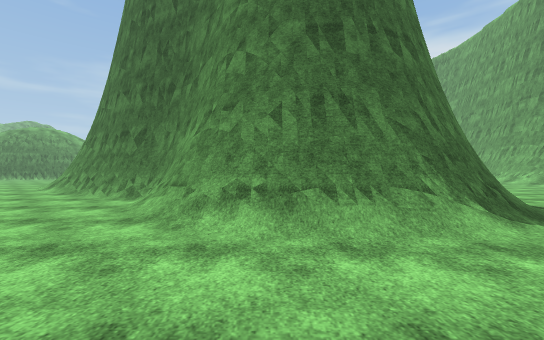
[1] (above)

21 first-person views from a walk through a scene from a Unity 3-D project. The camera is 1.3 m above the floor, looks level and sees 90° across. The floor is counted in squares, 2 m on a side. Each view is taken from the middle of a square. On the plan, view 1 faces up. The plan holds only what a view shows up to about 9 squares ahead; the rest is blank. The place goes on beyond the plan. The player is left out. Surface patterns are stand-ins for the level's own textures.

[2]
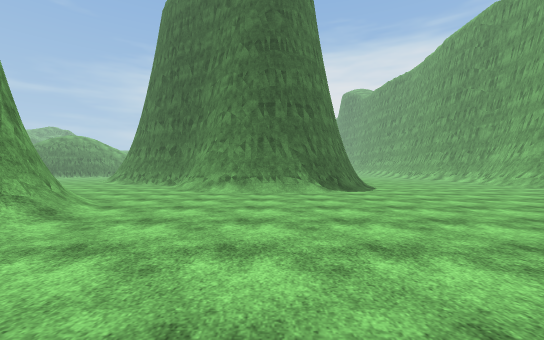

[3]
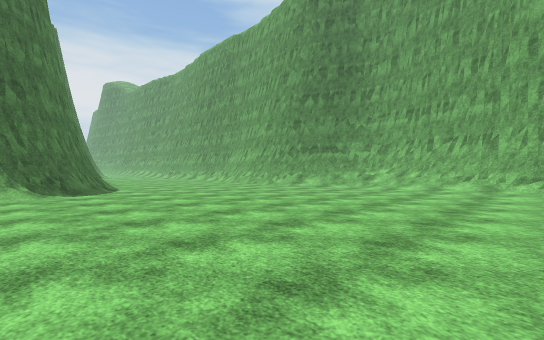

[4]
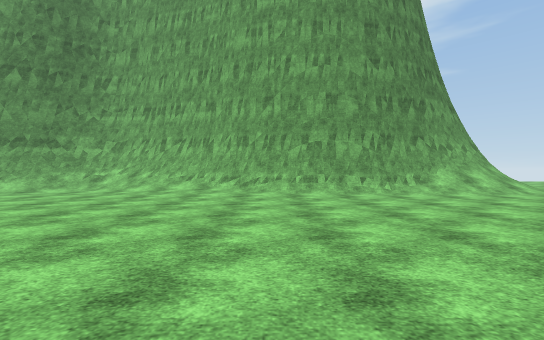

[5]
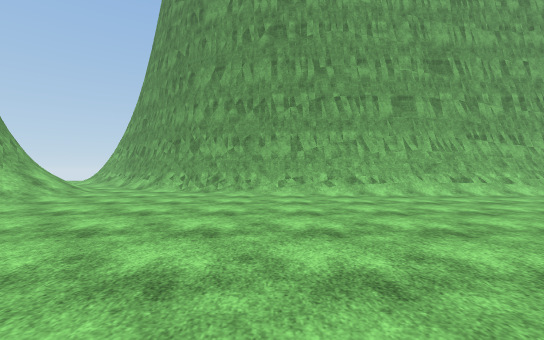

[6]
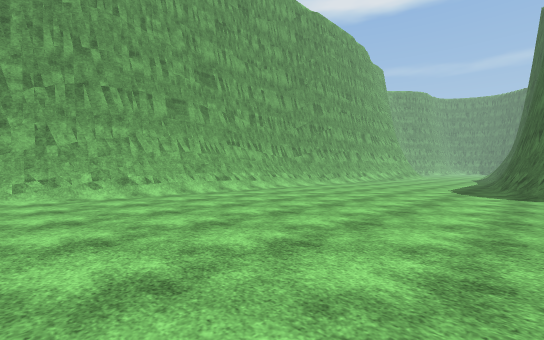

[7]
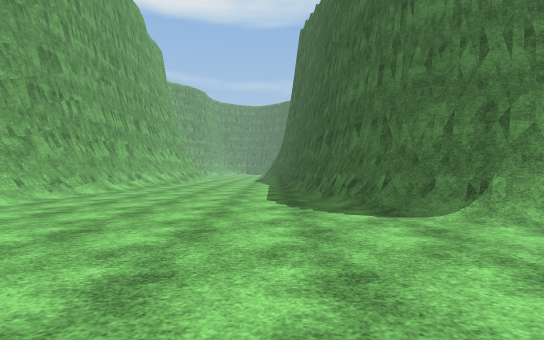

[8]
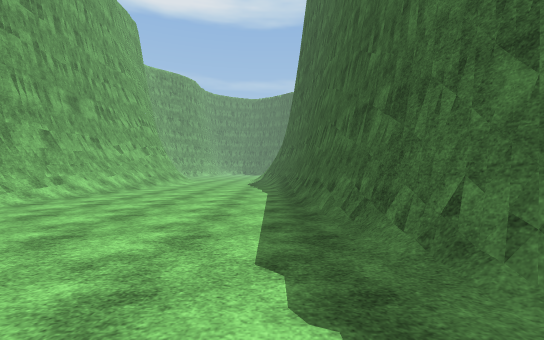

[9]
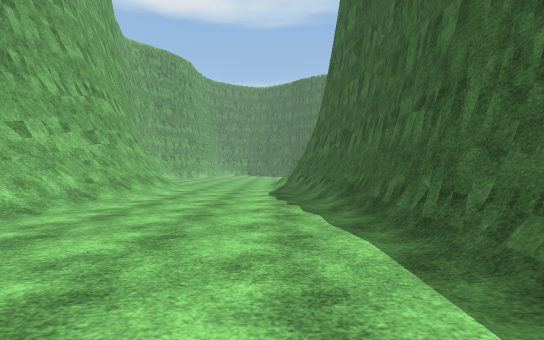

[10]
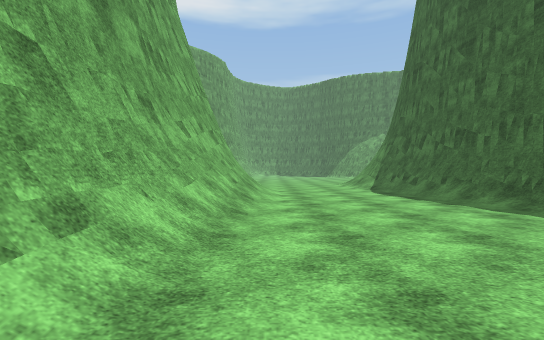

[11]
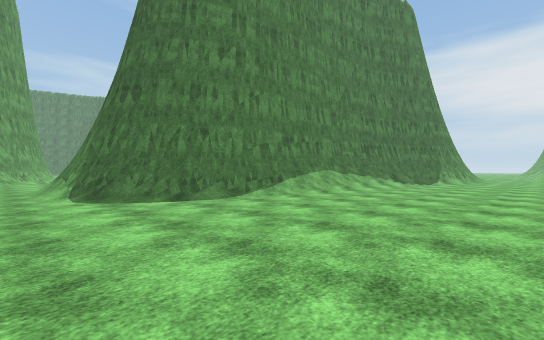

[12]
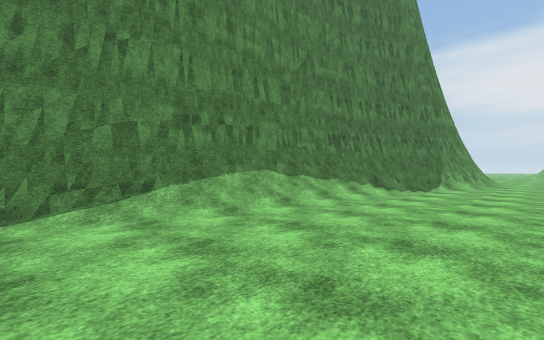

[13]
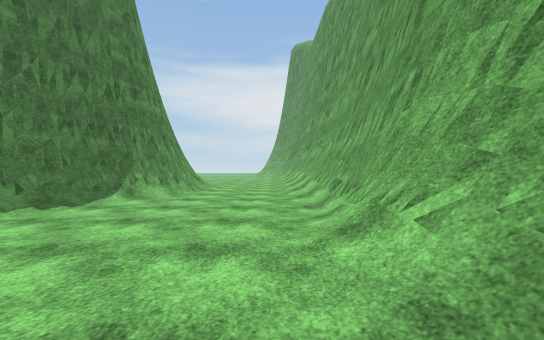

[14]
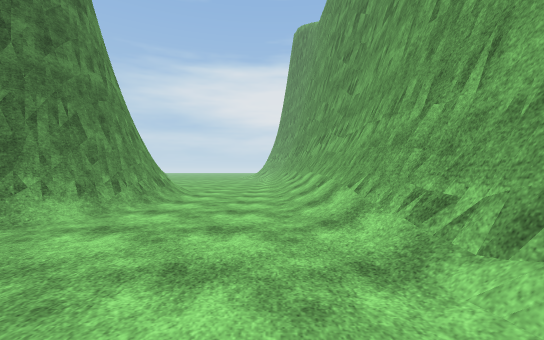

[15]
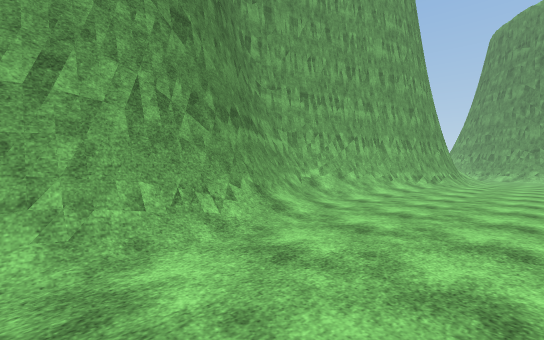

[16]
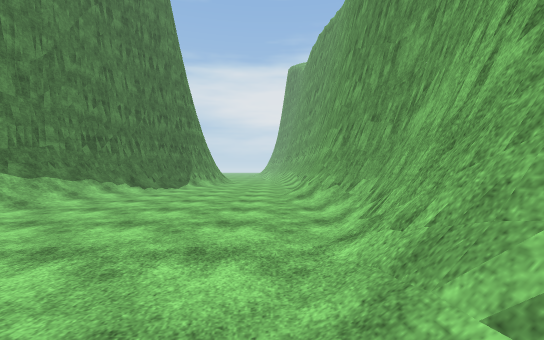

[17]
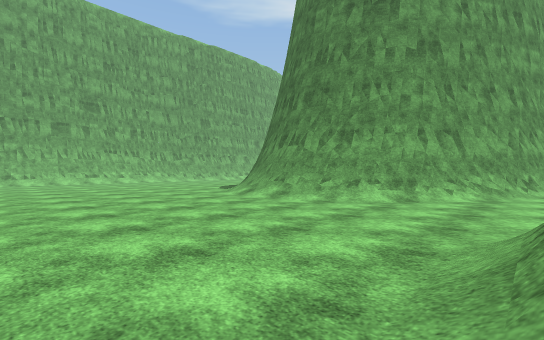

[18]
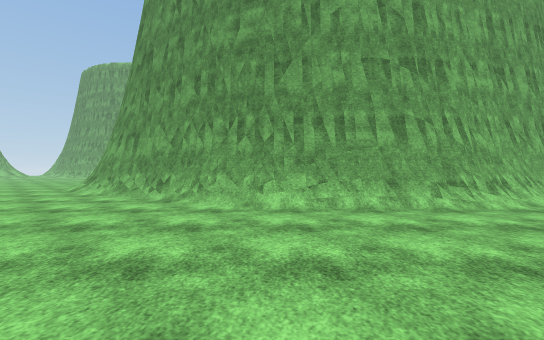

[19]
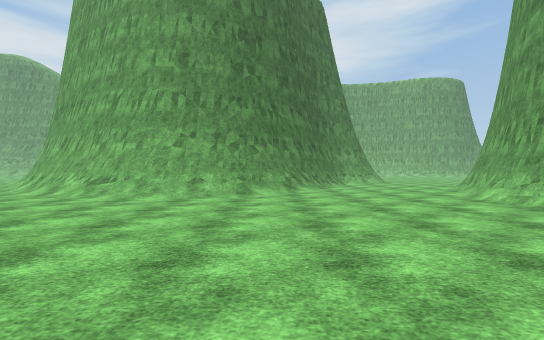

[20]
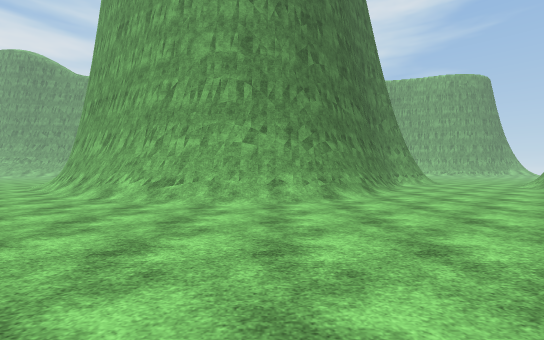

[21]
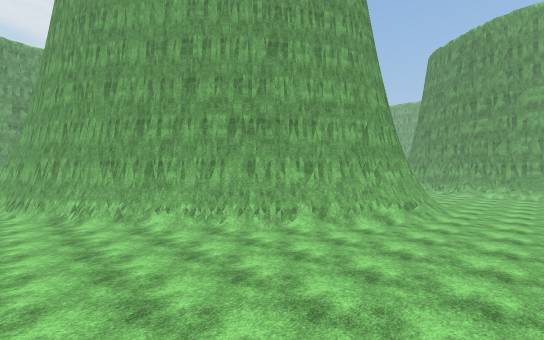

### Floor plan
Key: @ floor where view 1 was taken; # wall or solid block; . main floor; : floor 0.25 m higher than the main floor; / step, stairs or slope; = window, fence, low wall or low ledge; ^ raised ledge.
Columns run from 17 left of view 1 to 13 right of it. Each row starts with its distance up from view 1.
 22       /  /........##     ../#
 21         ......./##^      ../#^
 20        ......./#^       ^../#^
 19       .......##         ^...#^
 18       ......#^          ^...#^
 17       .....#^          ^#...#^
 16       ..../^           #/...#^
 15       .../#^          ^#....#^
 14       ...#^           ^/....#
 13      ....=^          ^^/....#
 12     .....#           ^#/....#^
 11    ......#^          #//....#^
 10    ....../^          ^//..../^
  9   ......./#^         ^/...../^
  8    ......./#^        ^/.....#^
  7     .........#^      ^/.....#
  6      .........#^     ^/.....^
  5     ...........#^   ^#......^
  4    ######/......#^^^#.......^
  3   #^    ^^#......#=#........#
  2           ^##...............#^
  1             ^#/............./#
  0              ^#/.@...........#^
 -1               ^/............/#^
 -2               ^/............/#^
 -3               ^/............/^
 -4              ^#/............/^
 -5            ^^#/............:#^
 -6  ^^####^#####............../^
 -7 ##=///...................../^
 -8 .........................../^
 -9 .........................../^
-10 .........................../#
-11 ////......................./#^
-12 ==^#===/==//// ///////.....//^
-13    ^^^^^^^^^# ^^^^^^#^###.../#
-14                         ^# .//

Positions as (right, up) in squares from view 1, and headings:
1: (0, 0), facing up
2: (1, -5), facing up
3: (2, -5), facing up-right
4: (3, -6), facing right
5: (5, -5), facing down
6: (5, -5), facing down-left
7: (1, -7), facing left
8: (-3, -7), facing left
9: (-8, -8), facing left
10: (-8, -11), facing left
11: (10, 2), facing up-left
12: (9, 6), facing up-left
13: (10, 10), facing up
14: (10, 13), facing up
15: (8, 5), facing down-right
16: (10, 5), facing up
17: (3, 3), facing down-left
18: (-9, 9), facing down
19: (-15, 9), facing right
20: (-14, 11), facing right
21: (-11, 22), facing down-right
